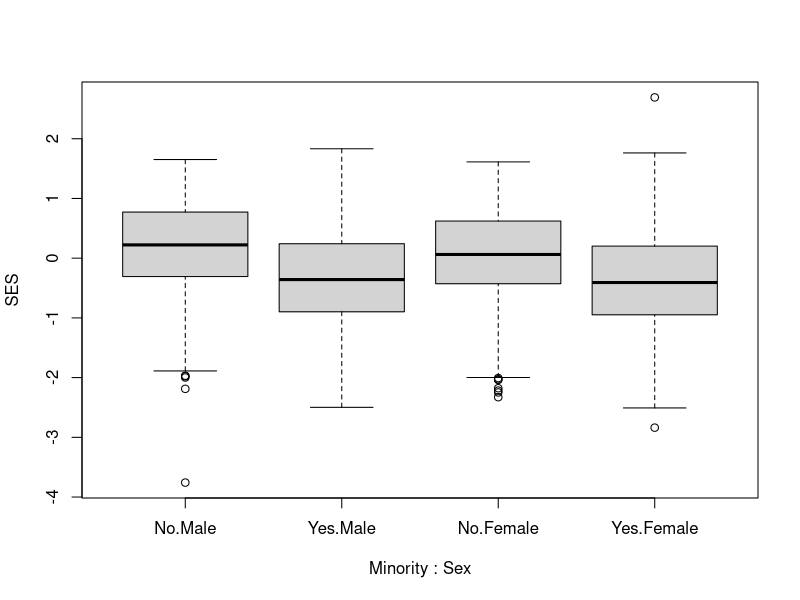
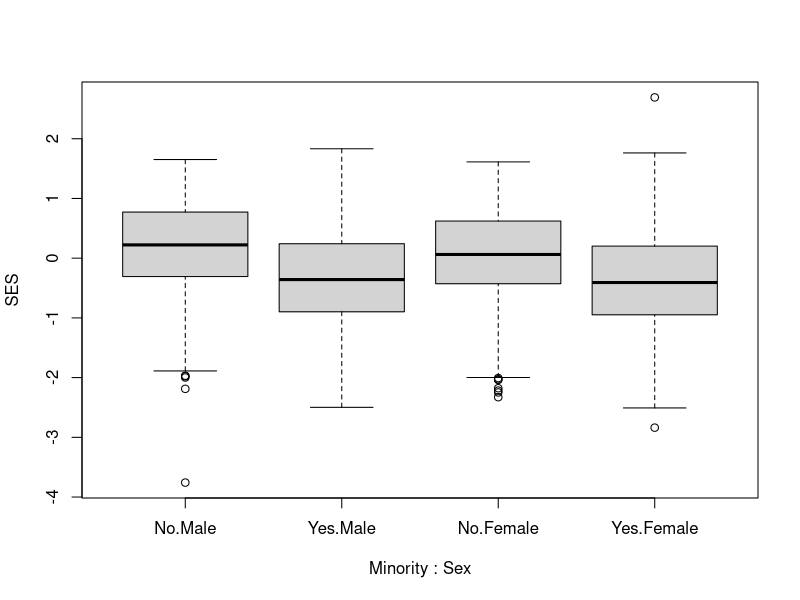

The R script that drew these images, in order:
# print results to screen
library(nlme)
attach(MathAchieve)
boxplot(SES ~ Minority * Sex)

# graph to file
pdf("/home/af/Dokumenter/Programs/GraphingDatawithR-R40/data/SES.pdf") # opens a device
library(nlme)
attach(MathAchieve)
boxplot(SES ~ Minority * Sex)
dev.off() # closes and saves file

